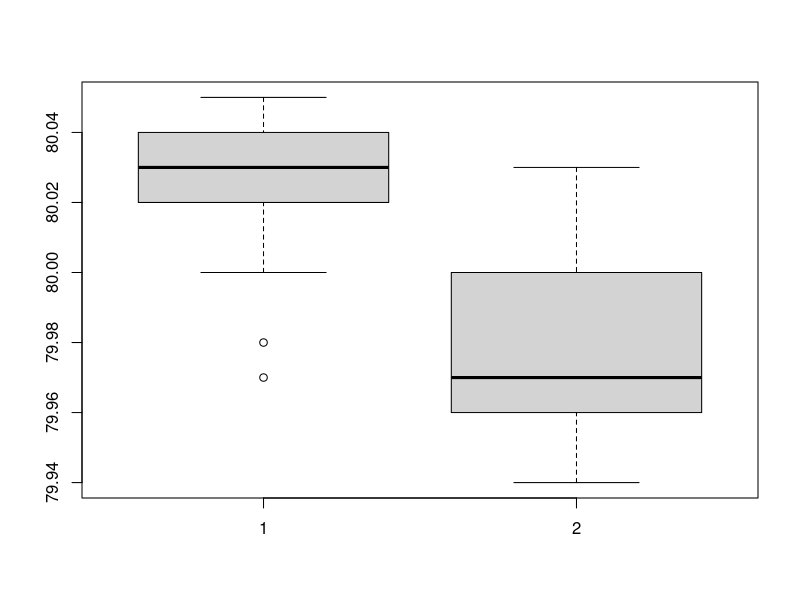

Generate this figure with R:
A <- c(79.98, 80.04, 80.02, 80.04, 80.03, 80.03, 80.04, 79.97,
       80.05, 80.03, 80.02, 80.00, 80.02) ;A

B <- c(80.02, 79.94, 79.98, 79.97, 79.97, 80.03, 79.95, 79.97);B

boxplot(A,B) 

# usual two-sample t-test
t.test(A,B, var.equal=T) 


#Welch's two sample t-test (assuming unequal variances)
t.test(A,B) 

#Welch's two sample t-test (assuming unequal variances)
t.test(A,B, var.equal=F) 

